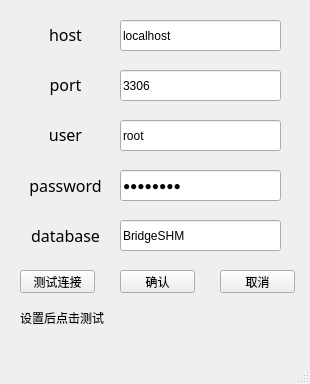
<?xml version="1.0" encoding="UTF-8"?>
<ui version="4.0">
 <class>MainWindow</class>
 <widget class="QMainWindow" name="MainWindow">
  <property name="geometry">
   <rect>
    <x>0</x>
    <y>0</y>
    <width>310</width>
    <height>384</height>
   </rect>
  </property>
  <property name="windowTitle">
   <string>MainWindow</string>
  </property>
  <widget class="QWidget" name="centralwidget">
   <widget class="QPushButton" name="testconn_btn">
    <property name="geometry">
     <rect>
      <x>20</x>
      <y>270</y>
      <width>75</width>
      <height>23</height>
     </rect>
    </property>
    <property name="sizePolicy">
     <sizepolicy hsizetype="Minimum" vsizetype="Expanding">
      <horstretch>0</horstretch>
      <verstretch>0</verstretch>
     </sizepolicy>
    </property>
    <property name="text">
     <string>测试连接</string>
    </property>
   </widget>
   <widget class="QPushButton" name="sqlconfirm_btn">
    <property name="geometry">
     <rect>
      <x>120</x>
      <y>270</y>
      <width>75</width>
      <height>23</height>
     </rect>
    </property>
    <property name="sizePolicy">
     <sizepolicy hsizetype="Minimum" vsizetype="Expanding">
      <horstretch>0</horstretch>
      <verstretch>0</verstretch>
     </sizepolicy>
    </property>
    <property name="text">
     <string>确认</string>
    </property>
   </widget>
   <widget class="QPushButton" name="sqlcans_btn">
    <property name="geometry">
     <rect>
      <x>220</x>
      <y>270</y>
      <width>75</width>
      <height>23</height>
     </rect>
    </property>
    <property name="sizePolicy">
     <sizepolicy hsizetype="Minimum" vsizetype="Expanding">
      <horstretch>0</horstretch>
      <verstretch>0</verstretch>
     </sizepolicy>
    </property>
    <property name="text">
     <string>取消</string>
    </property>
   </widget>
   <widget class="QLineEdit" name="host_edit">
    <property name="geometry">
     <rect>
      <x>120</x>
      <y>20</y>
      <width>161</width>
      <height>31</height>
     </rect>
    </property>
    <property name="text">
     <string>localhost</string>
    </property>
   </widget>
   <widget class="QLineEdit" name="port_edit">
    <property name="geometry">
     <rect>
      <x>120</x>
      <y>70</y>
      <width>161</width>
      <height>31</height>
     </rect>
    </property>
    <property name="text">
     <string>3306</string>
    </property>
   </widget>
   <widget class="QLineEdit" name="sqluser_edit">
    <property name="geometry">
     <rect>
      <x>120</x>
      <y>120</y>
      <width>161</width>
      <height>31</height>
     </rect>
    </property>
    <property name="text">
     <string>root</string>
    </property>
   </widget>
   <widget class="QLabel" name="label">
    <property name="geometry">
     <rect>
      <x>20</x>
      <y>19</y>
      <width>91</width>
      <height>31</height>
     </rect>
    </property>
    <property name="font">
     <font>
      <family>华光小标宋_CNKI</family>
      <pointsize>12</pointsize>
     </font>
    </property>
    <property name="text">
     <string>host</string>
    </property>
    <property name="alignment">
     <set>Qt::AlignCenter</set>
    </property>
   </widget>
   <widget class="QLabel" name="label_2">
    <property name="geometry">
     <rect>
      <x>20</x>
      <y>69</y>
      <width>91</width>
      <height>31</height>
     </rect>
    </property>
    <property name="font">
     <font>
      <family>华光小标宋_CNKI</family>
      <pointsize>12</pointsize>
     </font>
    </property>
    <property name="text">
     <string>port</string>
    </property>
    <property name="alignment">
     <set>Qt::AlignCenter</set>
    </property>
   </widget>
   <widget class="QLabel" name="label_3">
    <property name="geometry">
     <rect>
      <x>20</x>
      <y>119</y>
      <width>91</width>
      <height>31</height>
     </rect>
    </property>
    <property name="font">
     <font>
      <family>华光小标宋_CNKI</family>
      <pointsize>12</pointsize>
     </font>
    </property>
    <property name="text">
     <string>user</string>
    </property>
    <property name="alignment">
     <set>Qt::AlignCenter</set>
    </property>
   </widget>
   <widget class="QLineEdit" name="sqlpwd_edit">
    <property name="geometry">
     <rect>
      <x>120</x>
      <y>170</y>
      <width>161</width>
      <height>31</height>
     </rect>
    </property>
    <property name="text">
     <string>9qqhaoma</string>
    </property>
    <property name="echoMode">
     <enum>QLineEdit::Password</enum>
    </property>
   </widget>
   <widget class="QLabel" name="label_4">
    <property name="geometry">
     <rect>
      <x>20</x>
      <y>170</y>
      <width>91</width>
      <height>31</height>
     </rect>
    </property>
    <property name="font">
     <font>
      <family>华光小标宋_CNKI</family>
      <pointsize>12</pointsize>
     </font>
    </property>
    <property name="text">
     <string>password</string>
    </property>
    <property name="alignment">
     <set>Qt::AlignCenter</set>
    </property>
   </widget>
   <widget class="QLabel" name="label_5">
    <property name="geometry">
     <rect>
      <x>20</x>
      <y>220</y>
      <width>91</width>
      <height>31</height>
     </rect>
    </property>
    <property name="font">
     <font>
      <family>华光小标宋_CNKI</family>
      <pointsize>12</pointsize>
     </font>
    </property>
    <property name="text">
     <string>database</string>
    </property>
    <property name="alignment">
     <set>Qt::AlignCenter</set>
    </property>
   </widget>
   <widget class="QLineEdit" name="database_edit">
    <property name="geometry">
     <rect>
      <x>120</x>
      <y>220</y>
      <width>161</width>
      <height>31</height>
     </rect>
    </property>
    <property name="text">
     <string>BridgeSHM</string>
    </property>
   </widget>
   <widget class="QLabel" name="setsqllb">
    <property name="geometry">
     <rect>
      <x>20</x>
      <y>310</y>
      <width>151</width>
      <height>16</height>
     </rect>
    </property>
    <property name="text">
     <string>设置后点击测试</string>
    </property>
   </widget>
  </widget>
  <widget class="QMenuBar" name="menubar">
   <property name="geometry">
    <rect>
     <x>0</x>
     <y>0</y>
     <width>310</width>
     <height>22</height>
    </rect>
   </property>
  </widget>
  <widget class="QStatusBar" name="statusbar"/>
 </widget>
 <resources/>
 <connections/>
</ui>
